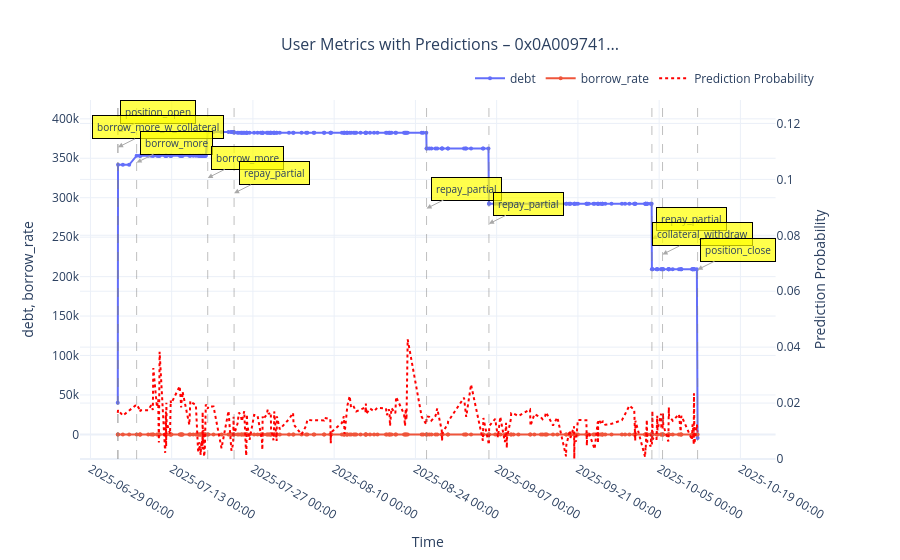
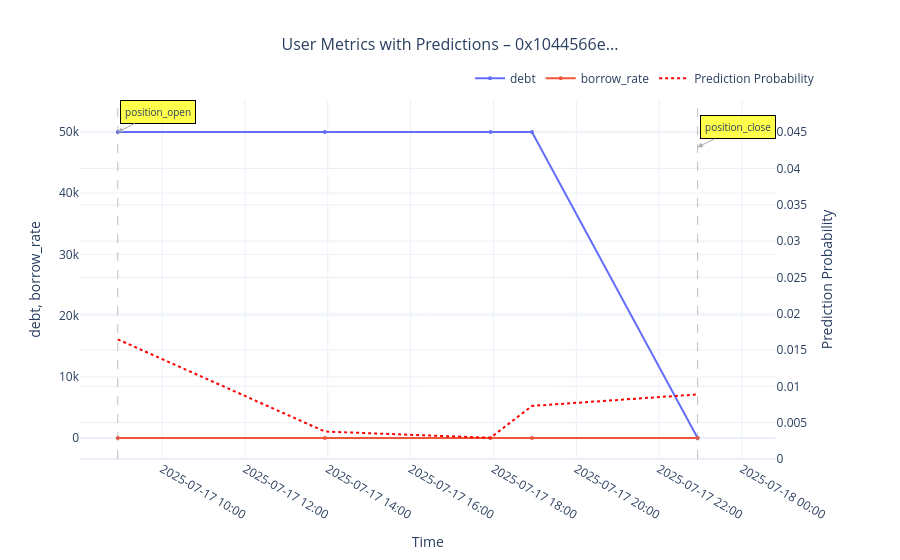
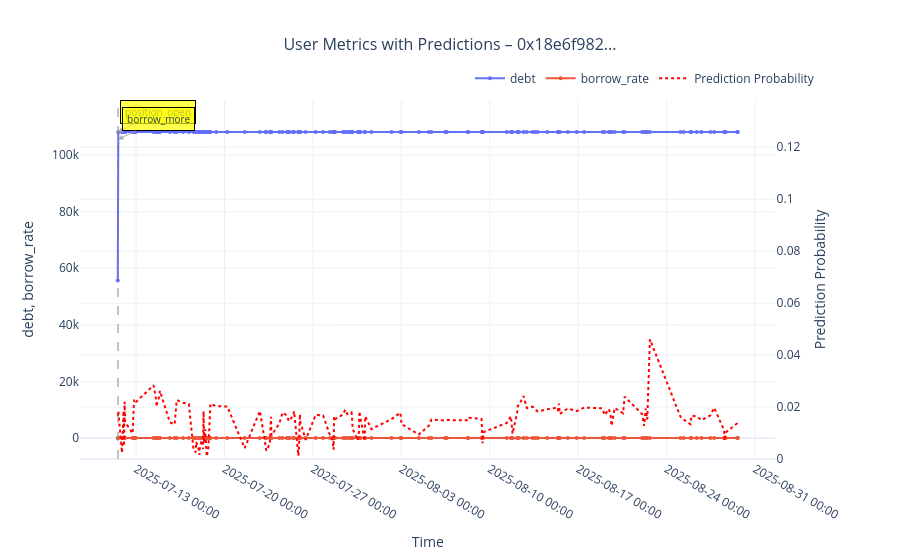
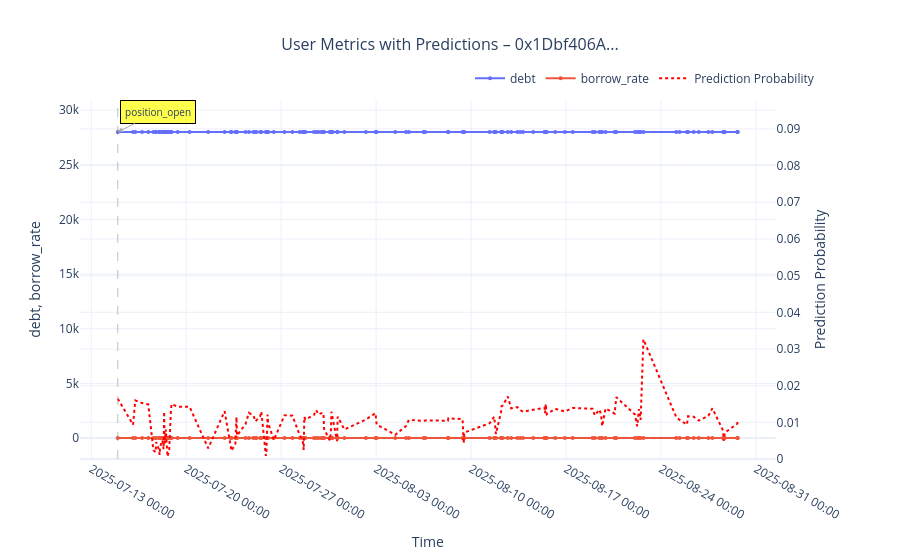

Notebook code for these charts, in order:
### Code cell
def visualize_user_with_predictions(df_actions, df_market, user_address, model, scaler,
                                    start_date, end_date, threshold_date,
                                    n_hours=1,
                                    diff_fields=None, lookback_hours=None,
                                    remove_thresholds=None,
                                    feature_cols=None,
                                    plot_fields=['ltv', 'borrow_rate']):
    """
    For a single user, build hourly data, compute features, predict action probability,
    and plot the chosen metrics together with the prediction probability.
    """
    # 1. Extract this user's actions (you may want to restrict to the position period)
    user_actions = df_actions[df_actions['user_address'] == user_address].copy()
    if user_actions.empty:
        print(f"No actions found for user {user_address}")
        return

    # 2. Build hourly dataset for this user (using the same logic as in the pipeline)
    hourly = create_hourly_user_dataset(user_actions, df_market, n_hours=n_hours, threshold_date=threshold_date)

    # 3. Add time‑difference features (must match training)
    if diff_fields is None:
        diff_fields = ['ltv', 'collateral_price', 'market_utilization', 'borrow_rate']
    if lookback_hours is None:
        lookback_hours = [3, 6]
    hourly = add_time_difference_features(hourly, lookback_hours=lookback_hours, diff_fields=diff_fields)

    # 4. Optionally remove similar hours (if used during training)
    if remove_thresholds is not None:
        hourly = remove_similar_hours(hourly, remove_thresholds, min_events_cnt=1)

    # 5. Prepare feature matrix using the same columns as training
    if feature_cols is None:
        # Default set – adjust to match what your model was trained on
        feature_cols = [
            "borrow_rate_vs_open",
            "ltv_vs_open",
            "collateral_price_vs_open",
            "collateral_price_vs_6h",
            "volatility_6h",
            "drawdown_6h",
        ]
    X = hourly[feature_cols].fillna(0).values

    # 6. Scale and predict
    X_scaled = scaler.transform(X)
    import statsmodels.api as sm
    X_sm = sm.add_constant(X_scaled)          # statsmodels expects a constant
    probs = model.predict(X_sm)                # model is a fitted statsmodels result

    hourly['prediction_prob'] = probs

    # 7. Plot metrics + prediction probability
    plot_user_with_predictions(hourly, plot_fields, prob_col='prediction_prob', user_address=user_address)


def plot_user_with_predictions(df, fields, prob_col=None, user_address=None):
    """
    Plotly‑based visualisation: one or two fields on the left y‑axis,
    and (optionally) prediction probability on the right y‑axis.
    """
    import plotly.graph_objects as go
    from plotly.subplots import make_subplots

    df = df.sort_values('timestamp').copy()
    df['datetime'] = pd.to_datetime(df['timestamp'], unit='s')

    fig = make_subplots(specs=[[{"secondary_y": True}]])
    colors = px.colors.qualitative.Plotly

    # Plot the requested fields (left y‑axis)
    for i, field in enumerate(fields):
        fig.add_trace(
            go.Scatter(x=df['datetime'], y=df[field],
                       mode='lines+markers',
                       name=field,
                       line=dict(color=colors[i % len(colors)], width=2),
                       marker=dict(size=4)),
            secondary_y=False
        )

    # Plot prediction probability (right y‑axis)
    if prob_col and prob_col in df.columns:
        fig.add_trace(
            go.Scatter(x=df['datetime'], y=df[prob_col],
                       mode='lines',
                       name='Prediction Probability',
                       line=dict(color='red', width=2, dash='dot'),
                       marker=dict(size=0)),
            secondary_y=True
        )

    # Mark user actions with vertical lines and labels
    action_df = df[df['action'] != 'none'].copy()
    if not action_df.empty:
        y1_min, y1_max = df[fields[0]].min(), df[fields[0]].max()
        y1_range = y1_max - y1_min
        for i, (idx, row) in enumerate(action_df.iterrows()):
            fig.add_vline(x=row['datetime'], line_dash="dash", line_color="gray", opacity=0.5, line_width=1)
            y_pos = y1_max - (i * y1_range * 0.05)
            fig.add_annotation(
                x=row['datetime'], y=y_pos, text=row['action'],
                showarrow=True, arrowhead=2, arrowsize=1, arrowwidth=1, arrowcolor="darkgray",
                ax=40, ay=-20, font=dict(size=10),
                bgcolor="rgba(255, 255, 0, 0.7)", bordercolor="black", borderwidth=1, borderpad=4,
                yref="y"
            )

    title = f"User Metrics with Predictions – {user_address[:10]}..." if user_address else "User Metrics with Predictions"
    fig.update_layout(
        title=dict(text=title, x=0.5, font=dict(size=16)),
        hovermode='x unified',
        legend=dict(orientation="h", yanchor="bottom", y=1.02, xanchor="right", x=1),
        template="plotly_white"
    )
    fig.update_xaxes(title_text="Time", tickformat="%Y-%m-%d %H:%M")
    fig.update_yaxes(title_text=", ".join(fields), secondary_y=False)
    if prob_col:
        fig.update_yaxes(title_text="Prediction Probability", secondary_y=True, range=[0, min(df[prob_col].max() * 3, 1)])
    fig.show()

addr = "0xfd6b931Bba51e18C3D34F370e2f3E7292827b14A"
for i in results_df.iloc[6]["cohort_users"]:
    visualize_user_with_predictions(
        df_actions=df,
        df_market=market_df,
        user_address=i,
        model=model_list[6],
        scaler=scaler_list[6],
        start_date="2025-07-01",
        end_date="2025-08-01", 
        threshold_date="2025-09-01",    # same cutoff
        n_hours=1,
        plot_fields=['debt', 'borrow_rate'],
        remove_thresholds = {
            'market_utilization': 0.01,
            'ltv': 0.01,
            'borrow_rate': 0.01,
            'collateral_price': 5000,
        }
    )

### Figure 1 — Plotly figure (JSON) as saved in the notebook; plotly's stock layout.template omitted (floating-point values rounded to 4 significant figures; data arrays with more than 128 entries replaced by an {"elided": "..."} marker saying what was removed)
{"data": [{"line": {"color": "#636EFA", "width": 2}, "marker": {"size": 4}, "mode": "lines+markers", "name": "debt", "type": "scatter", "x": {"elided": "258 str values"}, "xaxis": "x", "y": {"elided": "258 float values"}, "yaxis": "y"}, {"line": {"color": "#EF553B", "width": 2}, "marker": {"size": 4}, "mode": "lines+markers", "name": "borrow_rate", "type": "scatter", "x": {"elided": "258 str values"}, "xaxis": "x", "y": {"elided": "258 float values"}, "yaxis": "y"}, {"line": {"color": "red", "dash": "dot", "width": 2}, "marker": {"size": 0}, "mode": "lines", "name": "Prediction Probability", "type": "scatter", "x": {"elided": "258 str values"}, "xaxis": "x", "y": {"elided": "258 float values"}, "yaxis": "y2"}], "layout": {"annotations": [{"arrowcolor": "darkgray", "arrowhead": 2, "arrowsize": 1, "arrowwidth": 1, "ax": 40, "ay": -20, "bgcolor": "rgba(255, 255, 0, 0.7)", "bordercolor": "black", "borderpad": 4, "borderwidth": 1, "font": {"size": 10}, "showarrow": true, "text": "position_open", "x": "2025-07-03T17:04:11", "y": 383300.0, "yref": "y"}, {"arrowcolor": "darkgray", "arrowhead": 2, "arrowsize": 1, "arrowwidth": 1, "ax": 40, "ay": -20, "bgcolor": "rgba(255, 255, 0, 0.7)", "bordercolor": "black", "borderpad": 4, "borderwidth": 1, "font": {"size": 10}, "showarrow": true, "text": "borrow_more_w_collateral", "x": "2025-07-03T18:04:11", "y": 363900.0, "yref": "y"}, {"arrowcolor": "darkgray", "arrowhead": 2, "arrowsize": 1, "arrowwidth": 1, "ax": 40, "ay": -20, "bgcolor": "rgba(255, 255, 0, 0.7)", "bordercolor": "black", "borderpad": 4, "borderwidth": 1, "font": {"size": 10}, "showarrow": true, "text": "borrow_more", "x": "2025-07-06T23:04:11", "y": 344500.0, "yref": "y"}, {"arrowcolor": "darkgray", "arrowhead": 2, "arrowsize": 1, "arrowwidth": 1, "ax": 40, "ay": -20, "bgcolor": "rgba(255, 255, 0, 0.7)", "bordercolor": "black", "borderpad": 4, "borderwidth": 1, "font": {"size": 10}, "showarrow": true, "text": "borrow_more", "x": "2025-07-19T05:04:11", "y": 325100.0, "yref": "y"}, {"arrowcolor": "darkgray", "arrowhead": 2, "arrowsize": 1, "arrowwidth": 1, "ax": 40, "ay": -20, "bgcolor": "rgba(255, 255, 0, 0.7)", "bordercolor": "black", "borderpad": 4, "borderwidth": 1, "font": {"size": 10}, "showarrow": true, "text": "repay_partial", "x": "2025-07-23T18:04:11", "y": 305700.0, "yref": "y"}, {"arrowcolor": "darkgray", "arrowhead": 2, "arrowsize": 1, "arrowwidth": 1, "ax": 40, "ay": -20, "bgcolor": "rgba(255, 255, 0, 0.7)", "bordercolor": "black", "borderpad": 4, "borderwidth": 1, "font": {"size": 10}, "showarrow": true, "text": "repay_partial", "x": "2025-08-25T22:04:11", "y": 286300.0, "yref": "y"}, {"arrowcolor": "darkgray", "arrowhead": 2, "arrowsize": 1, "arrowwidth": 1, "ax": 40, "ay": -20, "bgcolor": "rgba(255, 255, 0, 0.7)", "bordercolor": "black", "borderpad": 4, "borderwidth": 1, "font": {"size": 10}, "showarrow": true, "text": "repay_partial", "x": "2025-09-05T16:04:11", "y": 266900.0, "yref": "y"}, {"arrowcolor": "darkgray", "arrowhead": 2, "arrowsize": 1, "arrowwidth": 1, "ax": 40, "ay": -20, "bgcolor": "rgba(255, 255, 0, 0.7)", "bordercolor": "black", "borderpad": 4, "borderwidth": 1, "font": {"size": 10}, "showarrow": true, "text": "repay_partial", "x": "2025-10-03T18:04:11", "y": 247500.0, "yref": "y"}, {"arrowcolor": "darkgray", "arrowhead": 2, "arrowsize": 1, "arrowwidth": 1, "ax": 40, "ay": -20, "bgcolor": "rgba(255, 255, 0, 0.7)", "bordercolor": "black", "borderpad": 4, "borderwidth": 1, "font": {"size": 10}, "showarrow": true, "text": "collateral_withdraw", "x": "2025-10-05T14:04:11", "y": 228100.0, "yref": "y"}, {"arrowcolor": "darkgray", "arrowhead": 2, "arrowsize": 1, "arrowwidth": 1, "ax": 40, "ay": -20, "bgcolor": "rgba(255, 255, 0, 0.7)", "bordercolor": "black", "borderpad": 4, "borderwidth": 1, "font": {"size": 10}, "showarrow": true, "text": "position_close", "x": "2025-10-11T15:04:11", "y": 208700.0, "yref": "y"}], "hovermode": "x unified", "legend": {"orientation": "h", "x": 1, "xanchor": "right", "y": 1.02, "yanchor": "bottom"}, "shapes": [{"line": {"color": "gray", "dash": "dash", "width": 1}, "opacity": 0.5, "type": "line", "x0": "2025-07-03T17:04:11", "x1": "2025-07-03T17:04:11", "xref": "x", "y0": 0, "y1": 1, "yref": "y domain"}, {"line": {"color": "gray", "dash": "dash", "width": 1}, "opacity": 0.5, "type": "line", "x0": "2025-07-03T18:04:11", "x1": "2025-07-03T18:04:11", "xref": "x", "y0": 0, "y1": 1, "yref": "y domain"}, {"line": {"color": "gray", "dash": "dash", "width": 1}, "opacity": 0.5, "type": "line", "x0": "2025-07-06T23:04:11", "x1": "2025-07-06T23:04:11", "xref": "x", "y0": 0, "y1": 1, "yref": "y domain"}, {"line": {"color": "gray", "dash": "dash", "width": 1}, "opacity": 0.5, "type": "line", "x0": "2025-07-19T05:04:11", "x1": "2025-07-19T05:04:11", "xref": "x", "y0": 0, "y1": 1, "yref": "y domain"}, {"line": {"color": "gray", "dash": "dash", "width": 1}, "opacity": 0.5, "type": "line", "x0": "2025-07-23T18:04:11", "x1": "2025-07-23T18:04:11", "xref": "x", "y0": 0, "y1": 1, "yref": "y domain"}, {"line": {"color": "gray", "dash": "dash", "width": 1}, "opacity": 0.5, "type": "line", "x0": "2025-08-25T22:04:11", "x1": "2025-08-25T22:04:11", "xref": "x", "y0": 0, "y1": 1, "yref": "y domain"}, {"line": {"color": "gray", "dash": "dash", "width": 1}, "opacity": 0.5, "type": "line", "x0": "2025-09-05T16:04:11", "x1": "2025-09-05T16:04:11", "xref": "x", "y0": 0, "y1": 1, "yref": "y domain"}, {"line": {"color": "gray", "dash": "dash", "width": 1}, "opacity": 0.5, "type": "line", "x0": "2025-10-03T18:04:11", "x1": "2025-10-03T18:04:11", "xref": "x", "y0": 0, "y1": 1, "yref": "y domain"}, {"line": {"color": "gray", "dash": "dash", "width": 1}, "opacity": 0.5, "type": "line", "x0": "2025-10-05T14:04:11", "x1": "2025-10-05T14:04:11", "xref": "x", "y0": 0, "y1": 1, "yref": "y domain"}, {"line": {"color": "gray", "dash": "dash", "width": 1}, "opacity": 0.5, "type": "line", "x0": "2025-10-11T15:04:11", "x1": "2025-10-11T15:04:11", "xref": "x", "y0": 0, "y1": 1, "yref": "y domain"}], "title": {"font": {"size": 16}, "text": "User Metrics with Predictions – 0x0A009741...", "x": 0.5}, "xaxis": {"anchor": "y", "domain": [0, 0.94], "tickformat": "%Y-%m-%d %H:%M", "title": {"text": "Time"}}, "yaxis": {"anchor": "x", "domain": [0, 1], "title": {"text": "debt, borrow_rate"}}, "yaxis2": {"anchor": "x", "overlaying": "y", "range": [0, 0.1284], "side": "right", "title": {"text": "Prediction Probability"}}}}

### Figure 2 — Plotly figure (JSON) as saved in the notebook; plotly's stock layout.template omitted (floating-point values rounded to 4 significant figures)
{"data": [{"line": {"color": "#636EFA", "width": 2}, "marker": {"size": 4}, "mode": "lines+markers", "name": "debt", "type": "scatter", "x": ["2025-07-17T08:55:47", "2025-07-17T13:55:47", "2025-07-17T17:55:47", "2025-07-17T18:55:47", "2025-07-17T22:55:47"], "xaxis": "x", "y": [50000.0, 50000.0, 50000.0, 50000.0, -6.113], "yaxis": "y"}, {"line": {"color": "#EF553B", "width": 2}, "marker": {"size": 4}, "mode": "lines+markers", "name": "borrow_rate", "type": "scatter", "x": ["2025-07-17T08:55:47", "2025-07-17T13:55:47", "2025-07-17T17:55:47", "2025-07-17T18:55:47", "2025-07-17T22:55:47"], "xaxis": "x", "y": [0.051, 0.09156, 0.09759, 0.07893, 0.07688], "yaxis": "y"}, {"line": {"color": "red", "dash": "dot", "width": 2}, "marker": {"size": 0}, "mode": "lines", "name": "Prediction Probability", "type": "scatter", "x": ["2025-07-17T08:55:47", "2025-07-17T13:55:47", "2025-07-17T17:55:47", "2025-07-17T18:55:47", "2025-07-17T22:55:47"], "xaxis": "x", "y": [0.01648, 0.003782, 0.002917, 0.007311, 0.008892], "yaxis": "y2"}], "layout": {"annotations": [{"arrowcolor": "darkgray", "arrowhead": 2, "arrowsize": 1, "arrowwidth": 1, "ax": 40, "ay": -20, "bgcolor": "rgba(255, 255, 0, 0.7)", "bordercolor": "black", "borderpad": 4, "borderwidth": 1, "font": {"size": 10}, "showarrow": true, "text": "position_open", "x": "2025-07-17T08:55:47", "y": 50000.0, "yref": "y"}, {"arrowcolor": "darkgray", "arrowhead": 2, "arrowsize": 1, "arrowwidth": 1, "ax": 40, "ay": -20, "bgcolor": "rgba(255, 255, 0, 0.7)", "bordercolor": "black", "borderpad": 4, "borderwidth": 1, "font": {"size": 10}, "showarrow": true, "text": "position_close", "x": "2025-07-17T22:55:47", "y": 47500.0, "yref": "y"}], "hovermode": "x unified", "legend": {"orientation": "h", "x": 1, "xanchor": "right", "y": 1.02, "yanchor": "bottom"}, "shapes": [{"line": {"color": "gray", "dash": "dash", "width": 1}, "opacity": 0.5, "type": "line", "x0": "2025-07-17T08:55:47", "x1": "2025-07-17T08:55:47", "xref": "x", "y0": 0, "y1": 1, "yref": "y domain"}, {"line": {"color": "gray", "dash": "dash", "width": 1}, "opacity": 0.5, "type": "line", "x0": "2025-07-17T22:55:47", "x1": "2025-07-17T22:55:47", "xref": "x", "y0": 0, "y1": 1, "yref": "y domain"}], "title": {"font": {"size": 16}, "text": "User Metrics with Predictions – 0x1044566e...", "x": 0.5}, "xaxis": {"anchor": "y", "domain": [0, 0.94], "tickformat": "%Y-%m-%d %H:%M", "title": {"text": "Time"}}, "yaxis": {"anchor": "x", "domain": [0, 1], "title": {"text": "debt, borrow_rate"}}, "yaxis2": {"anchor": "x", "overlaying": "y", "range": [0, 0.04943], "side": "right", "title": {"text": "Prediction Probability"}}}}

### Figure 3 — Plotly figure (JSON) as saved in the notebook; plotly's stock layout.template omitted (floating-point values rounded to 4 significant figures; data arrays with more than 128 entries replaced by an {"elided": "..."} marker saying what was removed)
{"data": [{"line": {"color": "#636EFA", "width": 2}, "marker": {"size": 4}, "mode": "lines+markers", "name": "debt", "type": "scatter", "x": {"elided": "140 str values"}, "xaxis": "x", "y": {"elided": "140 float values"}, "yaxis": "y"}, {"line": {"color": "#EF553B", "width": 2}, "marker": {"size": 4}, "mode": "lines+markers", "name": "borrow_rate", "type": "scatter", "x": {"elided": "140 str values"}, "xaxis": "x", "y": {"elided": "140 float values"}, "yaxis": "y"}, {"line": {"color": "red", "dash": "dot", "width": 2}, "marker": {"size": 0}, "mode": "lines", "name": "Prediction Probability", "type": "scatter", "x": {"elided": "140 str values"}, "xaxis": "x", "y": {"elided": "140 float values"}, "yaxis": "y2"}], "layout": {"annotations": [{"arrowcolor": "darkgray", "arrowhead": 2, "arrowsize": 1, "arrowwidth": 1, "ax": 40, "ay": -20, "bgcolor": "rgba(255, 255, 0, 0.7)", "bordercolor": "black", "borderpad": 4, "borderwidth": 1, "font": {"size": 10}, "showarrow": true, "text": "position_open", "x": "2025-07-11T13:19:35", "y": 108200.0, "yref": "y"}, {"arrowcolor": "darkgray", "arrowhead": 2, "arrowsize": 1, "arrowwidth": 1, "ax": 40, "ay": -20, "bgcolor": "rgba(255, 255, 0, 0.7)", "bordercolor": "black", "borderpad": 4, "borderwidth": 1, "font": {"size": 10}, "showarrow": true, "text": "borrow_more", "x": "2025-07-11T14:19:35", "y": 105500.0, "yref": "y"}], "hovermode": "x unified", "legend": {"orientation": "h", "x": 1, "xanchor": "right", "y": 1.02, "yanchor": "bottom"}, "shapes": [{"line": {"color": "gray", "dash": "dash", "width": 1}, "opacity": 0.5, "type": "line", "x0": "2025-07-11T13:19:35", "x1": "2025-07-11T13:19:35", "xref": "x", "y0": 0, "y1": 1, "yref": "y domain"}, {"line": {"color": "gray", "dash": "dash", "width": 1}, "opacity": 0.5, "type": "line", "x0": "2025-07-11T14:19:35", "x1": "2025-07-11T14:19:35", "xref": "x", "y0": 0, "y1": 1, "yref": "y domain"}], "title": {"font": {"size": 16}, "text": "User Metrics with Predictions – 0x18e6f982...", "x": 0.5}, "xaxis": {"anchor": "y", "domain": [0, 0.94], "tickformat": "%Y-%m-%d %H:%M", "title": {"text": "Time"}}, "yaxis": {"anchor": "x", "domain": [0, 1], "title": {"text": "debt, borrow_rate"}}, "yaxis2": {"anchor": "x", "overlaying": "y", "range": [0, 0.1382], "side": "right", "title": {"text": "Prediction Probability"}}}}

### Figure 4 — Plotly figure (JSON) as saved in the notebook; plotly's stock layout.template omitted (floating-point values rounded to 4 significant figures)
{"data": [{"line": {"color": "#636EFA", "width": 2}, "marker": {"size": 4}, "mode": "lines+markers", "name": "debt", "type": "scatter", "x": ["2025-07-14T22:56:47", "2025-07-16T01:56:47", "2025-07-16T05:56:47", "2025-07-16T17:56:47", "2025-07-17T04:56:47", "2025-07-17T13:56:47", "2025-07-17T17:56:47", "2025-07-17T18:56:47", "2025-07-17T23:56:47", "2025-07-18T00:56:47", "2025-07-18T01:56:47", "2025-07-18T05:56:47", "2025-07-18T07:56:47", "2025-07-18T08:56:47", "2025-07-18T09:56:47", "2025-07-18T11:56:47", "2025-07-18T14:56:47", "2025-07-18T15:56:47", "2025-07-18T17:56:47", "2025-07-18T20:56:47", "2025-07-18T21:56:47", "2025-07-19T08:56:47", "2025-07-20T05:56:47", "2025-07-21T14:56:47", "2025-07-22T19:56:47", "2025-07-23T06:56:47", "2025-07-23T07:56:47", "2025-07-23T14:56:47", "2025-07-23T16:56:47", "2025-07-23T17:56:47", "2025-07-24T08:56:47", "2025-07-24T14:56:47", "2025-07-24T22:56:47", "2025-07-25T02:56:47", "2025-07-25T03:56:47", "2025-07-25T10:56:47", "2025-07-25T12:56:47", "2025-07-25T20:56:47", "2025-07-25T21:56:47", "2025-07-25T23:56:47", "2025-07-26T00:56:47", "2025-07-26T10:56:47", "2025-07-27T05:56:47", "2025-07-27T19:56:47", "2025-07-28T08:56:47", "2025-07-28T13:56:47", "2025-07-28T15:56:47", "2025-07-28T16:56:47", "2025-07-28T18:56:47", "2025-07-29T09:56:47", "2025-07-29T13:56:47", "2025-07-29T17:56:47", "2025-07-29T22:56:47", "2025-07-30T01:56:47", "2025-07-30T02:56:47", "2025-07-30T03:56:47", "2025-07-30T13:56:47", "2025-07-30T15:56:47", "2025-07-30T16:56:47", "2025-07-30T18:56:47", "2025-07-31T02:56:47", "2025-07-31T03:56:47", "2025-07-31T15:56:47", "2025-08-02T05:56:47", "2025-08-02T22:56:47", "2025-08-03T00:56:47", "2025-08-04T09:56:47", "2025-08-05T04:56:47", "2025-08-05T09:56:47", "2025-08-06T11:56:47", "2025-08-06T14:56:47", "2025-08-08T06:56:47", "2025-08-08T07:56:47", "2025-08-09T08:56:47", "2025-08-09T10:56:47", "2025-08-09T11:56:47", "2025-08-11T08:56:47", "2025-08-11T16:56:47", "2025-08-11T17:56:47", "2025-08-11T19:56:47", "2025-08-12T04:56:47", "2025-08-12T05:56:47", "2025-08-12T07:56:47", "2025-08-12T16:56:47", "2025-08-12T22:56:47", "2025-08-13T09:56:47", "2025-08-13T14:56:47", "2025-08-13T19:56:47", "2025-08-14T13:56:47", "2025-08-15T09:56:47", "2025-08-15T10:56:47", "2025-08-15T11:56:47", "2025-08-15T13:56:47", "2025-08-16T04:56:47", "2025-08-16T21:56:47", "2025-08-17T11:56:47", "2025-08-18T22:56:47", "2025-08-19T02:56:47", "2025-08-19T10:56:47", "2025-08-19T13:56:47", "2025-08-19T15:56:47", "2025-08-19T21:56:47", "2025-08-20T13:56:47", "2025-08-20T16:56:47", "2025-08-22T01:56:47", "2025-08-22T05:56:47", "2025-08-22T08:56:47", "2025-08-22T11:56:47", "2025-08-22T16:56:47", "2025-08-25T02:56:47", "2025-08-25T08:56:47", "2025-08-25T21:56:47", "2025-08-25T23:56:47", "2025-08-26T09:56:47", "2025-08-26T18:56:47", "2025-08-27T11:56:47", "2025-08-27T18:56:47", "2025-08-28T13:56:47", "2025-08-28T14:56:47", "2025-08-28T16:56:47", "2025-08-29T14:56:47", "2025-08-29T15:56:47"], "xaxis": "x", "y": [28000.0, 28000.0, 28000.0, 28000.0, 28000.0, 28000.0, 28000.0, 28000.0, 28000.0, 28000.0, 28000.0, 28000.0, 28000.0, 28000.0, 28000.0, 28000.0, 28000.0, 28000.0, 28000.0, 28000.0, 28000.0, 28000.0, 28000.0, 28000.0, 28000.0, 28000.0, 28000.0, 28000.0, 28000.0, 28000.0, 28000.0, 28000.0, 28000.0, 28000.0, 28000.0, 28000.0, 28000.0, 28000.0, 28000.0, 28000.0, 28000.0, 28000.0, 28000.0, 28000.0, 28000.0, 28000.0, 28000.0, 28000.0, 28000.0, 28000.0, 28000.0, 28000.0, 28000.0, 28000.0, 28000.0, 28000.0, 28000.0, 28000.0, 28000.0, 28000.0, 28000.0, 28000.0, 28000.0, 28000.0, 28000.0, 28000.0, 28000.0, 28000.0, 28000.0, 28000.0, 28000.0, 28000.0, 28000.0, 28000.0, 28000.0, 28000.0, 28000.0, 28000.0, 28000.0, 28000.0, 28000.0, 28000.0, 28000.0, 28000.0, 28000.0, 28000.0, 28000.0, 28000.0, 28000.0, 28000.0, 28000.0, 28000.0, 28000.0, 28000.0, 28000.0, 28000.0, 28000.0, 28000.0, 28000.0, 28000.0, 28000.0, 28000.0, 28000.0, 28000.0, 28000.0, 28000.0, 28000.0, 28000.0, 28000.0, 28000.0, 28000.0, 28000.0, 28000.0, 28000.0, 28000.0, 28000.0, 28000.0, 28000.0, 28000.0, 28000.0, 28000.0, 28000.0], "yaxis": "y"}, {"line": {"color": "#EF553B", "width": 2}, "marker": {"size": 4}, "mode": "lines+markers", "name": "borrow_rate", "type": "scatter", "x": ["2025-07-14T22:56:47", "2025-07-16T01:56:47", "2025-07-16T05:56:47", "2025-07-16T17:56:47", "2025-07-17T04:56:47", "2025-07-17T13:56:47", "2025-07-17T17:56:47", "2025-07-17T18:56:47", "2025-07-17T23:56:47", "2025-07-18T00:56:47", "2025-07-18T01:56:47", "2025-07-18T05:56:47", "2025-07-18T07:56:47", "2025-07-18T08:56:47", "2025-07-18T09:56:47", "2025-07-18T11:56:47", "2025-07-18T14:56:47", "2025-07-18T15:56:47", "2025-07-18T17:56:47", "2025-07-18T20:56:47", "2025-07-18T21:56:47", "2025-07-19T08:56:47", "2025-07-20T05:56:47", "2025-07-21T14:56:47", "2025-07-22T19:56:47", "2025-07-23T06:56:47", "2025-07-23T07:56:47", "2025-07-23T14:56:47", "2025-07-23T16:56:47", "2025-07-23T17:56:47", "2025-07-24T08:56:47", "2025-07-24T14:56:47", "2025-07-24T22:56:47", "2025-07-25T02:56:47", "2025-07-25T03:56:47", "2025-07-25T10:56:47", "2025-07-25T12:56:47", "2025-07-25T20:56:47", "2025-07-25T21:56:47", "2025-07-25T23:56:47", "2025-07-26T00:56:47", "2025-07-26T10:56:47", "2025-07-27T05:56:47", "2025-07-27T19:56:47", "2025-07-28T08:56:47", "2025-07-28T13:56:47", "2025-07-28T15:56:47", "2025-07-28T16:56:47", "2025-07-28T18:56:47", "2025-07-29T09:56:47", "2025-07-29T13:56:47", "2025-07-29T17:56:47", "2025-07-29T22:56:47", "2025-07-30T01:56:47", "2025-07-30T02:56:47", "2025-07-30T03:56:47", "2025-07-30T13:56:47", "2025-07-30T15:56:47", "2025-07-30T16:56:47", "2025-07-30T18:56:47", "2025-07-31T02:56:47", "2025-07-31T03:56:47", "2025-07-31T15:56:47", "2025-08-02T05:56:47", "2025-08-02T22:56:47", "2025-08-03T00:56:47", "2025-08-04T09:56:47", "2025-08-05T04:56:47", "2025-08-05T09:56:47", "2025-08-06T11:56:47", "2025-08-06T14:56:47", "2025-08-08T06:56:47", "2025-08-08T07:56:47", "2025-08-09T08:56:47", "2025-08-09T10:56:47", "2025-08-09T11:56:47", "2025-08-11T08:56:47", "2025-08-11T16:56:47", "2025-08-11T17:56:47", "2025-08-11T19:56:47", "2025-08-12T04:56:47", "2025-08-12T05:56:47", "2025-08-12T07:56:47", "2025-08-12T16:56:47", "2025-08-12T22:56:47", "2025-08-13T09:56:47", "2025-08-13T14:56:47", "2025-08-13T19:56:47", "2025-08-14T13:56:47", "2025-08-15T09:56:47", "2025-08-15T10:56:47", "2025-08-15T11:56:47", "2025-08-15T13:56:47", "2025-08-16T04:56:47", "2025-08-16T21:56:47", "2025-08-17T11:56:47", "2025-08-18T22:56:47", "2025-08-19T02:56:47", "2025-08-19T10:56:47", "2025-08-19T13:56:47", "2025-08-19T15:56:47", "2025-08-19T21:56:47", "2025-08-20T13:56:47", "2025-08-20T16:56:47", "2025-08-22T01:56:47", "2025-08-22T05:56:47", "2025-08-22T08:56:47", "2025-08-22T11:56:47", "2025-08-22T16:56:47", "2025-08-25T02:56:47", "2025-08-25T08:56:47", "2025-08-25T21:56:47", "2025-08-25T23:56:47", "2025-08-26T09:56:47", "2025-08-26T18:56:47", "2025-08-27T11:56:47", "2025-08-27T18:56:47", "2025-08-28T13:56:47", "2025-08-28T14:56:47", "2025-08-28T16:56:47", "2025-08-29T14:56:47", "2025-08-29T15:56:47"], "xaxis": "x", "y": [0.03921, 0.05288, 0.0397, 0.04227, 0.03975, 0.09156, 0.09759, 0.07893, 0.08701, 0.1141, 0.0863, 0.07542, 0.08997, 0.04136, 0.06998, 0.06209, 0.1266, 0.1061, 0.09073, 0.04249, 0.04146, 0.04232, 0.04227, 0.0912, 0.05005, 0.08267, 0.0935, 0.07096, 0.0521, 0.06246, 0.05535, 0.04622, 0.04525, 0.04481, 0.04551, 0.04535, 0.04593, 0.1237, 0.09439, 0.04516, 0.05535, 0.07135, 0.04719, 0.0472, 0.06093, 0.07293, 0.0932, 0.04766, 0.04713, 0.04689, 0.04745, 0.04633, 0.04701, 0.046, 0.04714, 0.0579, 0.07356, 0.06239, 0.04693, 0.04784, 0.07123, 0.0503, 0.05739, 0.04841, 0.04819, 0.04988, 0.06015, 0.05032, 0.04906, 0.04837, 0.04908, 0.0486, 0.04902, 0.04933, 0.07925, 0.06415, 0.05255, 0.05, 0.0524, 0.06525, 0.04514, 0.04336, 0.04036, 0.04114, 0.04365, 0.04619, 0.04613, 0.04535, 0.04626, 0.04486, 0.04292, 0.0435, 0.04443, 0.04324, 0.04403, 0.04251, 0.04379, 0.04283, 0.04216, 0.0438, 0.04489, 0.04432, 0.04501, 0.04216, 0.04447, 0.05381, 0.04265, 0.04308, 0.04304, 0.04533, 0.0435, 0.0438, 0.04335, 0.04545, 0.04319, 0.04381, 0.04323, 0.05802, 0.06888, 0.05397, 0.03812, 0.03996], "yaxis": "y"}, {"line": {"color": "red", "dash": "dot", "width": 2}, "marker": {"size": 0}, "mode": "lines", "name": "Prediction Probability", "type": "scatter", "x": ["2025-07-14T22:56:47", "2025-07-16T01:56:47", "2025-07-16T05:56:47", "2025-07-16T17:56:47", "2025-07-17T04:56:47", "2025-07-17T13:56:47", "2025-07-17T17:56:47", "2025-07-17T18:56:47", "2025-07-17T23:56:47", "2025-07-18T00:56:47", "2025-07-18T01:56:47", "2025-07-18T05:56:47", "2025-07-18T07:56:47", "2025-07-18T08:56:47", "2025-07-18T09:56:47", "2025-07-18T11:56:47", "2025-07-18T14:56:47", "2025-07-18T15:56:47", "2025-07-18T17:56:47", "2025-07-18T20:56:47", "2025-07-18T21:56:47", "2025-07-19T08:56:47", "2025-07-20T05:56:47", "2025-07-21T14:56:47", "2025-07-22T19:56:47", "2025-07-23T06:56:47", "2025-07-23T07:56:47", "2025-07-23T14:56:47", "2025-07-23T16:56:47", "2025-07-23T17:56:47", "2025-07-24T08:56:47", "2025-07-24T14:56:47", "2025-07-24T22:56:47", "2025-07-25T02:56:47", "2025-07-25T03:56:47", "2025-07-25T10:56:47", "2025-07-25T12:56:47", "2025-07-25T20:56:47", "2025-07-25T21:56:47", "2025-07-25T23:56:47", "2025-07-26T00:56:47", "2025-07-26T10:56:47", "2025-07-27T05:56:47", "2025-07-27T19:56:47", "2025-07-28T08:56:47", "2025-07-28T13:56:47", "2025-07-28T15:56:47", "2025-07-28T16:56:47", "2025-07-28T18:56:47", "2025-07-29T09:56:47", "2025-07-29T13:56:47", "2025-07-29T17:56:47", "2025-07-29T22:56:47", "2025-07-30T01:56:47", "2025-07-30T02:56:47", "2025-07-30T03:56:47", "2025-07-30T13:56:47", "2025-07-30T15:56:47", "2025-07-30T16:56:47", "2025-07-30T18:56:47", "2025-07-31T02:56:47", "2025-07-31T03:56:47", "2025-07-31T15:56:47", "2025-08-02T05:56:47", "2025-08-02T22:56:47", "2025-08-03T00:56:47", "2025-08-04T09:56:47", "2025-08-05T04:56:47", "2025-08-05T09:56:47", "2025-08-06T11:56:47", "2025-08-06T14:56:47", "2025-08-08T06:56:47", "2025-08-08T07:56:47", "2025-08-09T08:56:47", "2025-08-09T10:56:47", "2025-08-09T11:56:47", "2025-08-11T08:56:47", "2025-08-11T16:56:47", "2025-08-11T17:56:47", "2025-08-11T19:56:47", "2025-08-12T04:56:47", "2025-08-12T05:56:47", "2025-08-12T07:56:47", "2025-08-12T16:56:47", "2025-08-12T22:56:47", "2025-08-13T09:56:47", "2025-08-13T14:56:47", "2025-08-13T19:56:47", "2025-08-14T13:56:47", "2025-08-15T09:56:47", "2025-08-15T10:56:47", "2025-08-15T11:56:47", "2025-08-15T13:56:47", "2025-08-16T04:56:47", "2025-08-16T21:56:47", "2025-08-17T11:56:47", "2025-08-18T22:56:47", "2025-08-19T02:56:47", "2025-08-19T10:56:47", "2025-08-19T13:56:47", "2025-08-19T15:56:47", "2025-08-19T21:56:47", "2025-08-20T13:56:47", "2025-08-20T16:56:47", "2025-08-22T01:56:47", "2025-08-22T05:56:47", "2025-08-22T08:56:47", "2025-08-22T11:56:47", "2025-08-22T16:56:47", "2025-08-25T02:56:47", "2025-08-25T08:56:47", "2025-08-25T21:56:47", "2025-08-25T23:56:47", "2025-08-26T09:56:47", "2025-08-26T18:56:47", "2025-08-27T11:56:47", "2025-08-27T18:56:47", "2025-08-28T13:56:47", "2025-08-28T14:56:47", "2025-08-28T16:56:47", "2025-08-29T14:56:47", "2025-08-29T15:56:47"], "xaxis": "x", "y": [0.01645, 0.009355, 0.01596, 0.01525, 0.01488, 0.002386, 0.001839, 0.004614, 0.002475, 0.001109, 0.00346, 0.005103, 0.00269, 0.01294, 0.004259, 0.008023, 0.0006572, 0.001344, 0.002515, 0.01314, 0.01497, 0.01427, 0.01423, 0.002918, 0.01301, 0.00341, 0.002225, 0.004093, 0.01144, 0.006371, 0.009552, 0.01258, 0.01181, 0.01023, 0.01051, 0.01166, 0.01295, 0.0008787, 0.002265, 0.0121, 0.009823, 0.005158, 0.01194, 0.01179, 0.006455, 0.005162, 0.002489, 0.01152, 0.01077, 0.01202, 0.01333, 0.01216, 0.01257, 0.01265, 0.01182, 0.008185, 0.005063, 0.007064, 0.01289, 0.01147, 0.00486, 0.01155, 0.008044, 0.01078, 0.01249, 0.00939, 0.00662, 0.008989, 0.01065, 0.01039, 0.01051, 0.01044, 0.01113, 0.01084, 0.004237, 0.007199, 0.009755, 0.01156, 0.01008, 0.006809, 0.01276, 0.01441, 0.01458, 0.01707, 0.0138, 0.01416, 0.0134, 0.01288, 0.01345, 0.01394, 0.01249, 0.01502, 0.01222, 0.01368, 0.01296, 0.01392, 0.0137, 0.01187, 0.01348, 0.01219, 0.008949, 0.01379, 0.01238, 0.01686, 0.01212, 0.008916, 0.0136, 0.01065, 0.03263, 0.01141, 0.01065, 0.009367, 0.01167, 0.01151, 0.01047, 0.01177, 0.01382, 0.007745, 0.004929, 0.007147, 0.009619, 0.01021], "yaxis": "y2"}], "layout": {"annotations": [{"arrowcolor": "darkgray", "arrowhead": 2, "arrowsize": 1, "arrowwidth": 1, "ax": 40, "ay": -20, "bgcolor": "rgba(255, 255, 0, 0.7)", "bordercolor": "black", "borderpad": 4, "borderwidth": 1, "font": {"size": 10}, "showarrow": true, "text": "position_open", "x": "2025-07-14T22:56:47", "y": 28000.0, "yref": "y"}], "hovermode": "x unified", "legend": {"orientation": "h", "x": 1, "xanchor": "right", "y": 1.02, "yanchor": "bottom"}, "shapes": [{"line": {"color": "gray", "dash": "dash", "width": 1}, "opacity": 0.5, "type": "line", "x0": "2025-07-14T22:56:47", "x1": "2025-07-14T22:56:47", "xref": "x", "y0": 0, "y1": 1, "yref": "y domain"}], "title": {"font": {"size": 16}, "text": "User Metrics with Predictions – 0x1Dbf406A...", "x": 0.5}, "xaxis": {"anchor": "y", "domain": [0, 0.94], "tickformat": "%Y-%m-%d %H:%M", "title": {"text": "Time"}}, "yaxis": {"anchor": "x", "domain": [0, 1], "title": {"text": "debt, borrow_rate"}}, "yaxis2": {"anchor": "x", "overlaying": "y", "range": [0, 0.09789], "side": "right", "title": {"text": "Prediction Probability"}}}}
